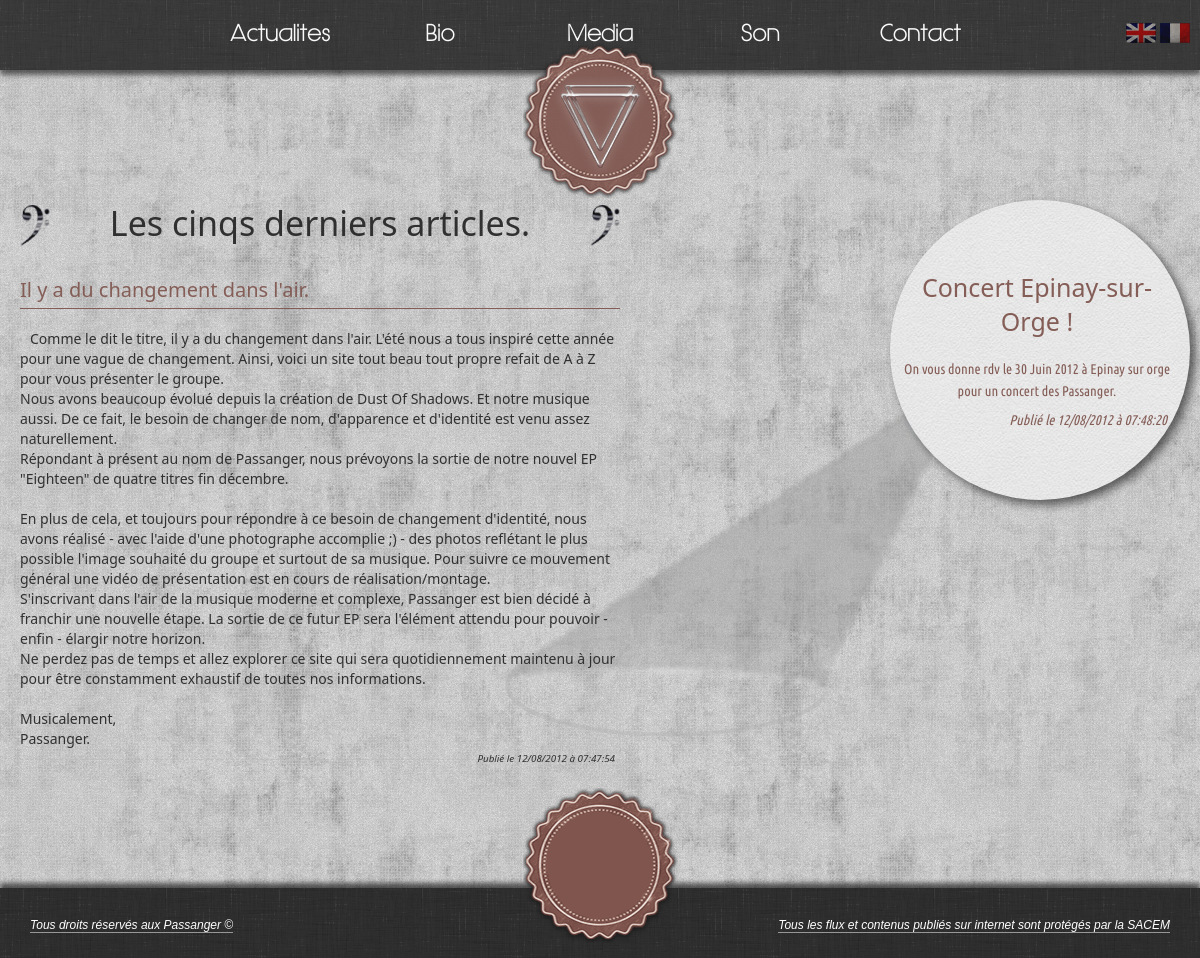
Before: / with the older database file.
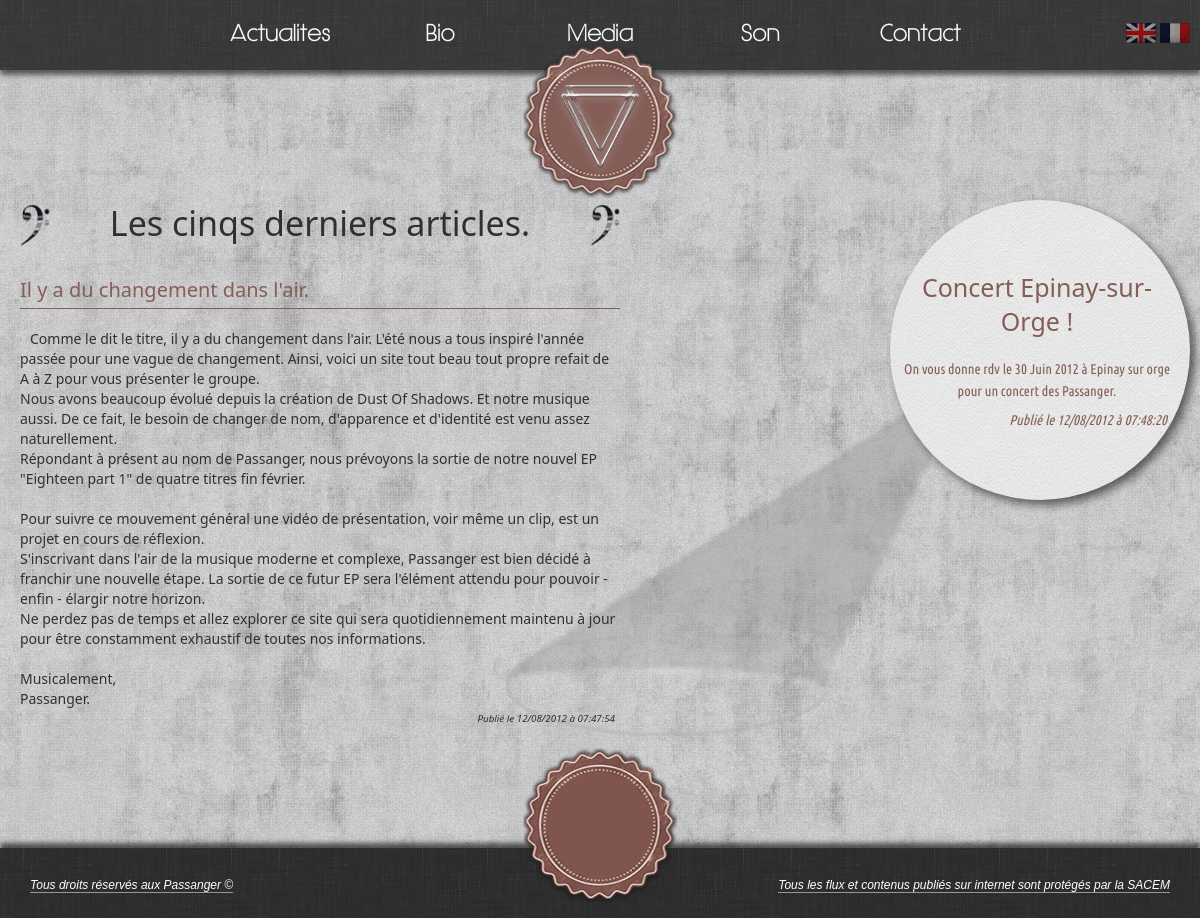
After: the same page with the newer database file.
### tables this page shows
CREATE TABLE IF NOT EXISTS `links` (
  `idLinks` smallint(5) unsigned NOT NULL AUTO_INCREMENT,
  `text` varchar(200) NOT NULL,
  `href` mediumtext NOT NULL,
  `lang` varchar(2) NOT NULL,
  PRIMARY KEY (`idLinks`)
);

CREATE TABLE IF NOT EXISTS `actus` (
  `idActus` smallint(5) unsigned NOT NULL AUTO_INCREMENT,
  `nom_table` varchar(255) NOT NULL,
  `title` varchar(250) NOT NULL,
  `body` longtext NOT NULL,
  `date` int(11) NOT NULL,
  `lang` varchar(2) NOT NULL,
  PRIMARY KEY (`idActus`)
);

CREATE TABLE IF NOT EXISTS `event` (
  `idEvent` smallint(5) NOT NULL AUTO_INCREMENT,
  `nom_table` varchar(255) NOT NULL,
  `title` varchar(255) NOT NULL,
  `body` text NOT NULL,
  `date` int(11) NOT NULL,
  `type` varchar(11) NOT NULL,
  `lang` varchar(2) NOT NULL,
  PRIMARY KEY (`idEvent`)
);

### class/Session.php (called while the page is built, shortened)
<?php
class Session{
    public function __construct($sessionName = 'anonyme',$cookieParams = array(), $timeout = 3600){
        $this->sessionName = (string) $sessionName;
        $this->cookieParams = array_merge(
			session_get_cookie_params(),
			$cookieParams
        );
    }
    public function write($key, $value){
        return $this;
    }
    public function read($key, $default = NULL){
        return (isset($_SESSION[$key]))? $_SESSION[$key] : $default;
    }
}

### bootstrap.php (called while the page is built, shortened)
<?php
require_once 'class/Session.php';
$session = new Session();

### class/Links.php (called while the page is built)
<?php
class Links{
    private $pdo = null;
    private $lang = null;
    public function __construct($pdo, $lang){
        $this->pdo = $pdo;
        $this->lang = $lang;
    }
    public function getAllLinks(){
        $request = "SELECT idLinks, text, href
			FROM links
			WHERE lang='".$this->lang."'";
		$links_array = array();
        try{
            $result = $this->pdo->query($request);
            while($ligne = $result->fetch(PDO::FETCH_ASSOC)){
                    $links_array[$ligne['idLinks']] = $ligne;
            }
            return $links_array;
        }catch(PDOException $e){
            print $e->getMessage();
        }
        return array();
    }
}

### class/Actus.php (called while the page is built, shortened)
<?php
class Actus{
    private $pdo = null;
    private $lang = null;
    public function __construct($pdo, $lang){
        $this->pdo = $pdo;
        $this->lang = $lang;
    }
	public function getLastFiveActus(){
        $request = "SELECT idActus, title, body , date
			FROM actus
			WHERE lang='".$this->lang."'
			LIMIT 5";
        $actus_array = array();
        try{
            $result = $this->pdo->query($request);
            while($ligne = $result->fetch(PDO::FETCH_ASSOC)){
                $actus_array[$ligne['idActus']] = $ligne;
            }
            return $actus_array;
        }catch(PDOException $e){
            print $e->getMessage();
        }
        return array();
	}
}

### class/Event.php (called while the page is built, shortened)
<?php
class Event{
    private $pdo = null;
    private $lang = null;
    public function __construct($pdo, $lang){
        $this->pdo = $pdo;
        $this->lang = $lang;
    }
	public function getLastFiveEvent(){
        $request = "SELECT idEvent, title, body , date, type
			FROM event
			WHERE lang='".$this->lang."'
			LIMIT 5";
        $event_array = array();
        try{
            $result = $this->pdo->query($request);
            while($ligne = $result->fetch(PDO::FETCH_ASSOC)){
                $event_array[$ligne['idEvent']] = $ligne;
            }
            return $event_array;
        }catch(PDOException $e){
            print $e->getMessage();
        }
        return array();
	}
}

### home.php (the view, shortened to what this page needs)
<?php
	require_once 'class/Actus.php';
	require_once 'class/Event.php';
	$actus = new Actus($pdo,$session->read('langue'));
	$actusInformation = $actus->getLastFiveActus();
	$event = new Event($pdo,$session->read('langue'));
	$eventInformation = $event->getLastFiveEvent();
?>
<div id="conteneur">
	<div id="article">
	    <h1><?php echo LAST_FIVE_ARTICLE; ?></h1>
	    <?php
		    foreach($actusInformation as $this_actu){
	    ?>
	    <article>
	    <div class="article_block">
		    <h2 class="titre"><?php echo $this_actu['title']; ?></h2>
		    <div class="content_article">
			    <p>
				    <?php echo nl2br($this_actu['body']); ?>
				    <?php echo "<p class='published'>".DATE_PUBLISHED." " , date("d/m/Y ".AT." H:i:s",$this_actu['date']) , "</p>"; ?>
			    </p>
		    </div>
	    </div>
	    </article>
	    <?php
		    }
	    ?>
	</div>
	<div id="event">
		<?php
			$compteur = 1;
			foreach($eventInformation as $this_event){
		?>
		<section id="event-<?php echo $compteur; ?>" <?php if($compteur == 1)echo "class='active_carousel'"; ?>>
		<div class="section_block">
			<h2 class="titre">
				<?php echo $this_event['title']; ?>
			</h2>
			<div class="content_event">
				<?php echo $this_event['body']; ?>
			</div>
			<div class="date_event">
				<?php echo "<p class='published'>".DATE_PUBLISHED." " , date("d/m/Y ".AT." H:i:s",$this_event['date']) , "</p>"; ?>
			</div>
		</div>
		</section>
		<?php
			    $compteur++;
			}
		?>
	    <img id="projo-right-to-left" src="public/media/image/lumiere.png" alt="lumiere droite" />
	</div>
</div>

### index.php (shortened to what this page needs)
<?php
	require_once 'bootstrap.php';
	require_once 'class/Header.php';
?>
<!DOCTYPE HTML>
<html>
    <head>
        <?php
            include("page/meta.phtml");
        ?>
    </head>
    <body <?php echo (isset($_SESSION['loader']) && $_SESSION['loader'] != 'off' ? 'onload="loader()"':"") ; ?> >
		<div id="global">
			<div id="corps">
				<?php
					include("page/header.phtml");
					include($page.".php");
				?>
			</div>
			<?php
				include("page/footer.phtml");
			?>
		</div>
    </body>
</html>

### page/meta.phtml (shortened to what this page needs)
<link rel="stylesheet" href="public/css/style.css" media="screen" type="text/css">
<link rel="stylesheet" href="public/css/animation.css" media="screen" type="text/css">
<link rel="stylesheet" type="text/css" href="public/css/common.css" />
<link rel="stylesheet" type="text/css" href="public/css/style_social.css" />
<link rel="stylesheet" type="text/css" href="public/css/style_slider.css" />
<link rel="stylesheet" type="text/css" href="public/css/elastislide.css" />
<link rel="stylesheet" type="text/css" href="public/css/responsiv.css" />

### page/header.phtml (shortened to what this page needs)
<?php
	require_once 'class/Links.php';
	$links = new Links($pdo,$session->read('langue'));
	$linksInformation = $links->getAllLinks();
    $tag_langue = isset($_SESSION['langue'])?$_SESSION['langue']:'fr';
	$actual_url = ($_SERVER['REQUEST_URI'] == '/'?'/'.$tag_langue.'-home':$_SERVER['REQUEST_URI']);
?>
<header>
<div id="header_block">
	<div id="language">
		<a href="set_language.php?lang=en" title="English Version">
			<img src="public/media/image/flag_en.png" />
		</a>
		<a href="set_language.php?lang=fr" title="Version Française">
			<img src="public/media/image/flag_fr.png" />
		</a>
	</div>
	<div id="header">
		<ul>
		<?php
			foreach($linksInformation as $this_link_information){
				$id_css_array = explode('.',$this_link_information['href']);
				$id_css = reset($id_css_array);
				$url_tab = '/'.$tag_langue.'-'.$this_link_information['href'];
				if($this_link_information['href'] != 'home'){
					echo '
		<li '.(($actual_url == $url_tab)?'class="selected menu"':'class="menu"').'id="'.$id_css.'">
			<a href="'.$tag_langue.'-'.$this_link_information['href'].'">'.
				$this_link_information['text'].'
			</a>
		</li>';
				}
			}
		?>
		</ul>
	</div>
	<div id="logo">
		<a href="<?php echo $tag_langue; ?>-home">
		</a>
	</div>
</div>
</header>

### page/footer.phtml
<footer>
<div id="footer_block">
	<div id="footer">
		<p class="foot_left">
			<?php echo COPYRIGHT;?>
		</p>
		<p class="foot_right">
			<?php echo SACEM; ?>
		</p>
	</div>
	<div id="copyright">
	</div>
</div>
</footer>

### public/css/responsiv.css (style rules this page uses)
@media screen and (max-width: 1210px) { #event { float: left; } }
@media screen and (max-width: 1210px) { #article { float: left; margin-left: 20px; } }

Changed rows visible on the page:
changed actus "Il y a du changement dans l'air.": body "…nous a tous inspiré cette année pour une vague de changement. Ainsi, voici un site tout beau tout propre refait de A à Z pour vous présenter le groupe. Nous avons beaucoup évolué depuis la création de Dust Of Shadows. Et notre musique aussi. De ce fait, le besoin de changer de nom, d'apparence et d'identité est venu assez naturellement. Répondant à présent au nom de Passanger, nous prévoyons la sortie de notre nouvel EP \"Eighteen\" de quatre titres fin décembre. En plus de cela, et toujours pour répondre à ce besoin de changement d'identité, nous avons réalisé - avec l'aide d'une photographe accomplie ;) - des photos reflétant le plus possible l'image souhaité du groupe et surtout de sa…" → "…nous a tous inspiré l'année passée pour une vague de changement. Ainsi, voici un site tout beau tout propre refait de A à Z pour vous présenter le groupe. Nous avons beaucoup évolué depuis la création de Dust Of Shadows. Et notre musique aussi. De ce fait, le besoin de changer de nom, d'apparence et d'identité est venu assez naturellement. Répondant à présent au nom de Passanger, nous prévoyons la sortie de notre nouvel EP \"Eighteen part 1\" de quatre titres fin février. Pour suivre ce mouvement général une vidéo de présentation, voir même un clip, est un projet en cours de réflexion. S'inscrivant dans l'air de…"
